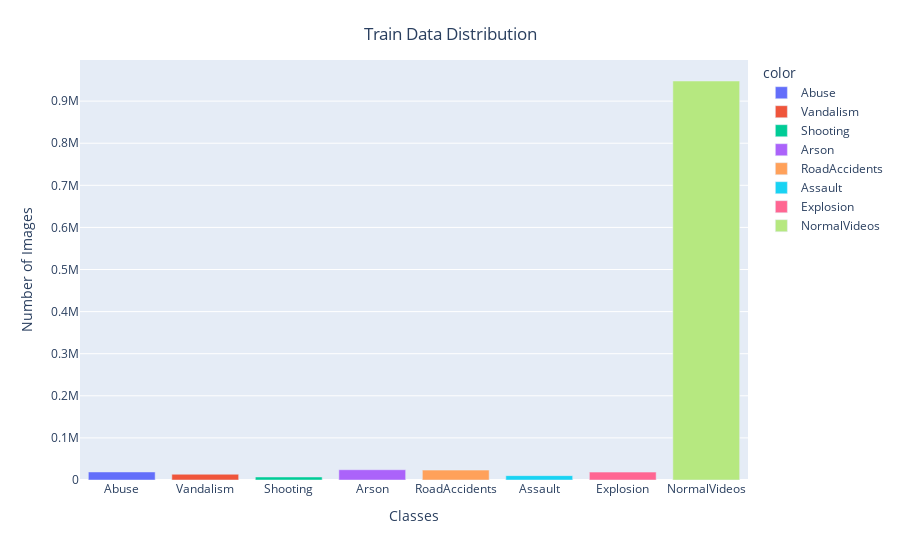

The code cell stored with this chart in its notebook:
### Code cell
# Train data distribution
fig = px.bar(x=CLASS_LABELS, y=train_class_counts, color=CLASS_LABELS, color_continuous_scale="Emrld")
fig.update_xaxes(title="Classes")
fig.update_yaxes(title="Number of Images")
fig.update_layout(showlegend=True,
                  title={'text': 'Train Data Distribution',
                         'y': 0.95,
                         'x': 0.5,
                         'xanchor': 'center',
                         'yanchor': 'top'})
fig.show()

### Figure 1 — Plotly figure (JSON) as saved in the notebook; plotly's stock layout.template omitted (floating-point values rounded to 4 significant figures)
{"data": [{"alignmentgroup": "True", "hovertemplate": "color=Abuse<br>x=%{x}<br>y=%{y}<extra></extra>", "legendgroup": "Abuse", "marker": {"color": "#636efa", "pattern": {"shape": ""}}, "name": "Abuse", "offsetgroup": "Abuse", "orientation": "v", "showlegend": true, "textposition": "auto", "type": "bar", "x": ["Abuse"], "xaxis": "x", "y": [19076], "yaxis": "y"}, {"alignmentgroup": "True", "hovertemplate": "color=Vandalism<br>x=%{x}<br>y=%{y}<extra></extra>", "legendgroup": "Vandalism", "marker": {"color": "#EF553B", "pattern": {"shape": ""}}, "name": "Vandalism", "offsetgroup": "Vandalism", "orientation": "v", "showlegend": true, "textposition": "auto", "type": "bar", "x": ["Vandalism"], "xaxis": "x", "y": [13626], "yaxis": "y"}, {"alignmentgroup": "True", "hovertemplate": "color=Shooting<br>x=%{x}<br>y=%{y}<extra></extra>", "legendgroup": "Shooting", "marker": {"color": "#00cc96", "pattern": {"shape": ""}}, "name": "Shooting", "offsetgroup": "Shooting", "orientation": "v", "showlegend": true, "textposition": "auto", "type": "bar", "x": ["Shooting"], "xaxis": "x", "y": [7140], "yaxis": "y"}, {"alignmentgroup": "True", "hovertemplate": "color=Arson<br>x=%{x}<br>y=%{y}<extra></extra>", "legendgroup": "Arson", "marker": {"color": "#ab63fa", "pattern": {"shape": ""}}, "name": "Arson", "offsetgroup": "Arson", "orientation": "v", "showlegend": true, "textposition": "auto", "type": "bar", "x": ["Arson"], "xaxis": "x", "y": [24421], "yaxis": "y"}, {"alignmentgroup": "True", "hovertemplate": "color=RoadAccidents<br>x=%{x}<br>y=%{y}<extra></extra>", "legendgroup": "RoadAccidents", "marker": {"color": "#FFA15A", "pattern": {"shape": ""}}, "name": "RoadAccidents", "offsetgroup": "RoadAccidents", "orientation": "v", "showlegend": true, "textposition": "auto", "type": "bar", "x": ["RoadAccidents"], "xaxis": "x", "y": [23486], "yaxis": "y"}, {"alignmentgroup": "True", "hovertemplate": "color=Assault<br>x=%{x}<br>y=%{y}<extra></extra>", "legendgroup": "Assault", "marker": {"color": "#19d3f3", "pattern": {"shape": ""}}, "name": "Assault", "offsetgroup": "Assault", "orientation": "v", "showlegend": true, "textposition": "auto", "type": "bar", "x": ["Assault"], "xaxis": "x", "y": [10360], "yaxis": "y"}, {"alignmentgroup": "True", "hovertemplate": "color=Explosion<br>x=%{x}<br>y=%{y}<extra></extra>", "legendgroup": "Explosion", "marker": {"color": "#FF6692", "pattern": {"shape": ""}}, "name": "Explosion", "offsetgroup": "Explosion", "orientation": "v", "showlegend": true, "textposition": "auto", "type": "bar", "x": ["Explosion"], "xaxis": "x", "y": [18753], "yaxis": "y"}, {"alignmentgroup": "True", "hovertemplate": "color=NormalVideos<br>x=%{x}<br>y=%{y}<extra></extra>", "legendgroup": "NormalVideos", "marker": {"color": "#B6E880", "pattern": {"shape": ""}}, "name": "NormalVideos", "offsetgroup": "NormalVideos", "orientation": "v", "showlegend": true, "textposition": "auto", "type": "bar", "x": ["NormalVideos"], "xaxis": "x", "y": [947768], "yaxis": "y"}], "layout": {"barmode": "relative", "legend": {"title": {"text": "color"}, "tracegroupgap": 0}, "margin": {"t": 60}, "showlegend": true, "title": {"text": "Train Data Distribution", "x": 0.5, "xanchor": "center", "y": 0.95, "yanchor": "top"}, "xaxis": {"anchor": "y", "domain": [0, 1], "title": {"text": "Classes"}}, "yaxis": {"anchor": "x", "domain": [0, 1], "title": {"text": "Number of Images"}}}}
